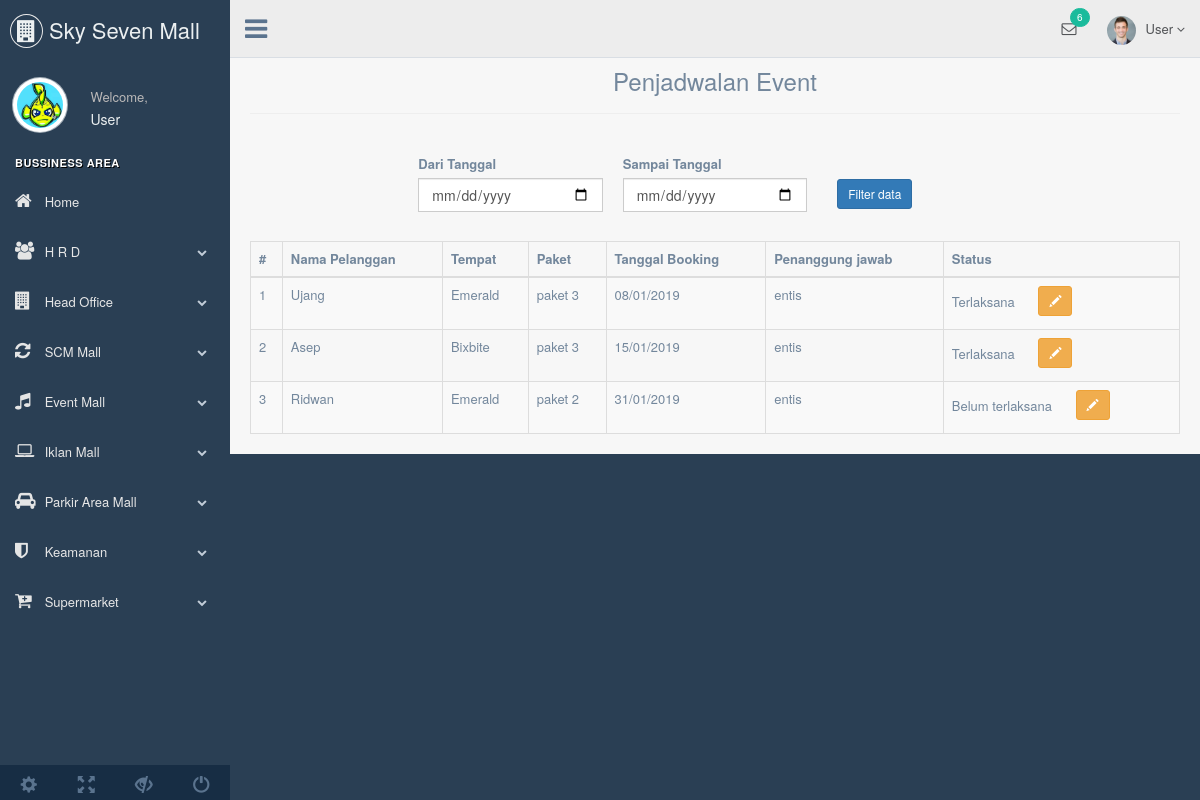
Screenshot of /index.php/penjadwalan/lihat_penjadwalan with the database file from the repository.
### tables this page shows
CREATE TABLE `pendaftaran` (
  `Id_Pendaftaran` varchar(10) NOT NULL,
  `No_KTP` varchar(20) NOT NULL,
  `Nama_Pelanggan` varchar(50) NOT NULL,
  `Alamat` varchar(30) NOT NULL,
  `No_HP` varchar(13) NOT NULL,
  `Tgl_Pendaftaran` date NOT NULL,
  `Tgl_Booking` date NOT NULL,
  `Status` varchar(25) NOT NULL,
  `Paket` varchar(10) NOT NULL,
  `Tempat` varchar(10) NOT NULL,
  `Pegawai` varchar(10) NOT NULL
);

CREATE TABLE `tempat` (
  `Id_Tempat` varchar(10) NOT NULL,
  `Nama_Tempat` varchar(30) NOT NULL,
  `Jenis_Tempat` varchar(15) NOT NULL,
  `Ukuran_Tempat` varchar(15) NOT NULL,
  `Harga_Tempat` int(10) NOT NULL,
  `Kapasitas_Tempat` varchar(10) NOT NULL
);

CREATE TABLE `paket` (
  `id_paket` varchar(10) DEFAULT NULL,
  `nama_paket` varchar(10) DEFAULT NULL,
  `harga` int(10) DEFAULT NULL
);

CREATE TABLE `pegawai` (
  `id_pegawai` varchar(10) NOT NULL,
  `nama` varchar(30) NOT NULL,
  `jenis_kelamin` char(10) NOT NULL,
  `tempat_lahir` char(20) NOT NULL,
  `tgl_lahir` date NOT NULL,
  `gol_darah` varchar(2) NOT NULL,
  `agama` char(10) NOT NULL,
  `status` char(10) NOT NULL,
  `no_tlp` varchar(15) NOT NULL,
  `email` varchar(30) NOT NULL,
  `alamat` varchar(255) NOT NULL,
  `foto` blob,
  `tgl_gabung` date NOT NULL,
  `masa_kerja` varchar(15) NOT NULL,
  `jabatan` varchar(10) NOT NULL,
  `tunjangan` varchar(10) NOT NULL,
  `status_kerja` int(10) NOT NULL
);

### application/controllers/Penjadwalan.php (called while the page is built, shortened)
<?php
class Penjadwalan extends CI_Controller
{
	function lihat_penjadwalan(){
		$data['penjadwalan'] = $this->db->query("SELECT * FROM pendaftaran,tempat, pegawai, paket, pembayaran_event WHERE Tempat=Id_Tempat and Paket=id_paket and Pegawai=id_pegawai and Id_Pendaftaran=pendaftaran and pembayaran_event.status = 'Lunas'  ORDER BY pendaftaran.Tgl_Booking")->result();
		$this->load->view('header');
		$this->load->view('navbar');
		$this->load->view('Penjadwalan/penjadwalan', $data);
		$this->load->view('footer');
	}
}
?>

### index.php (called while the page is built, shortened)
<?php
require_once BASEPATH.'core/CodeIgniter.php';

### application/views/Penjadwalan/penjadwalan.php (the view, shortened to what this page needs)
<div class="right_col" role="main">
<div class="page-header">
	<h3 class="text-center">Penjadwalan Event</h3>
</div>
<br/>
<section class="container">
	<div class="row">
		<div class="col-md-8 col-md-offset-2">
			<form  method="post" action="<?php echo base_url().'Penjadwalan/filter' ;?>">
				<div class="form-group col-md-4">
					<label>Dari Tanggal</label>
					<input type="date" name="dari" class="form-control">
				</div>
				<div class="form-group col-md-4">
					<label>Sampai Tanggal</label>
					<input type="date" name="sampai" class="form-control">
				</div>
				<div class="form-group col-md-4">
					<input style="position: absolute; top: 25px; left: 20px" type="submit" value="Filter data" name="filter" class="btn btn-sm btn-primary ">
				</div>
			</form>
		</div>
	</div>
</section>
<br>
<div class="table-responsive">
	<table class="table table-bordered table-hover table-striped" id="table-datatable">
		<thead>
			<tr>
				<th>#</th>
				<th>Nama Pelanggan</th>
				<th>Tempat</th>
				<th>Paket</th>
				<th>Tanggal Booking</th>
				<th>Penanggung jawab</th>
				<th>Status</th>
			</tr>
		</thead>
		<tbody>
			<?php
			$no = 1;
			foreach($penjadwalan as $data){
				?>
				<tr>
					<td><?php echo $no++; ?></td>
					<td><?php echo $data->Nama_Pelanggan ?></td>
					<td><?php echo $data->Nama_Tempat ?></td>
					<td><?php echo $data->nama_paket ?></td>
					<td><?php echo date('d/m/Y',strtotime($data->Tgl_Booking)) ?></td>
					<td><?php echo  $data->nama ?></td>
					<td>
						<?php echo  $data->Status ?>
						<a style="margin-left: 20px" class="btn btn-sm btn-warning" href="<?php echo base_url().'Penjadwalan/tampil_ubah/'.$data->Id_Pendaftaran; ?>"><span class="glyphicon glyphicon-pencil"></span> </a>
					</td>
				</tr>
				<?php
			}
			?>
		</tbody>
	</table>
</div>

### rows the page displays
pendaftaran: Nama_Pelanggan "Ujang", tempat.Nama_Tempat "Emerald", paket.nama_paket "paket 3", Tgl_Booking "08/01/2019", pegawai.nama "entis", Status "Terlaksana"
pendaftaran: Nama_Pelanggan "Asep", tempat.Nama_Tempat "Bixbite", paket.nama_paket "paket 3", Tgl_Booking "15/01/2019", pegawai.nama "entis", Status "Terlaksana"
pendaftaran: Nama_Pelanggan "Ridwan", tempat.Nama_Tempat "Emerald", paket.nama_paket "paket 2", Tgl_Booking "31/01/2019", pegawai.nama "entis", Status "Belum terlaksana"
